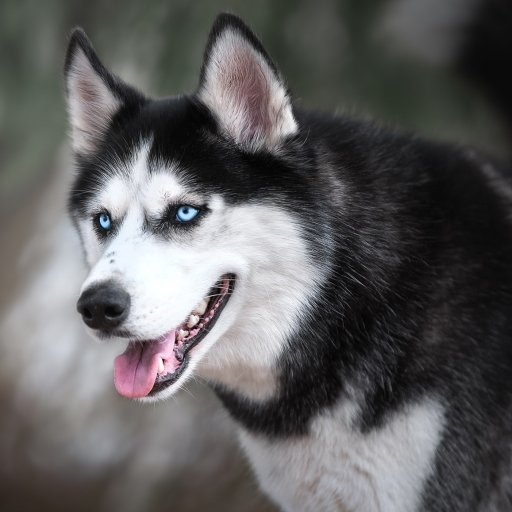
#> input picture images/dog.jpg, 512 x 512 px; its folder holds only this picture in this run
$ python evaluate.py
#> lines starting #> are read from the running program, lines starting #| are printed output that depends on the picture
### src/watermark.py
import json

import cv2
import numpy as np
import pywt
from scipy.fftpack import dct, idct
from scipy.stats import binom

METHODS = ['dwt_dct', 'dwt_dct_svd']

# DCT coefficient used as the carrier by 'dwt_dct'
DCT_COEF = (0, 1)


# 2D DCT over the last two axes, works on one block or on a whole stack of blocks
def dct2(a):
    return dct(dct(a, axis=-1, norm='ortho'), axis=-2, norm='ortho')


def idct2(a):
    return idct(idct(a, axis=-2, norm='ortho'), axis=-1, norm='ortho')


# (h, w) -> (rows, cols, block, block)
def split_blocks(a, block):
    rows, cols = a.shape[0] // block, a.shape[1] // block
    return a.reshape(rows, block, cols, block).swapaxes(1, 2).copy()


# (rows, cols, block, block) -> (h, w)
def merge_blocks(blocks):
    rows, cols, block, _ = blocks.shape
    return blocks.swapaxes(1, 2).reshape(rows * block, cols * block)


def block_layout(n_blocks, metadata):
    # the seed decides which payload bit each block carries and the dither of each block,
    # so extraction can rebuild both from the metadata alone
    if n_blocks < metadata['n_bits']:
        raise ValueError(f"image too small: {n_blocks} blocks for {metadata['n_bits']} bits")
    rng = np.random.default_rng([metadata['seed'], 2])
    bit_of_block = np.empty(n_blocks, dtype=np.int64)
    bit_of_block[rng.permutation(n_blocks)] = np.arange(n_blocks) % metadata['n_bits']
    dither = rng.uniform(0.0, metadata['delta'], n_blocks)
    return bit_of_block, dither


def y_to_dct_blocks(Y, metadata):
    # use the largest top-left region whose LL subband splits exactly into blocks
    # (this also handles odd image sizes), the rest of the image stays untouched
    step = 2 * metadata['block']
    H, W = (Y.shape[0] // step) * step, (Y.shape[1] // step) * step

    # DWT -> blocks of LL -> DCT of every block
    LL, (LH, HL, HH) = pywt.dwt2(Y[:H, :W], metadata['wavelet'], mode='periodization')
    dct_blocks = dct2(split_blocks(LL, metadata['block']))
    return dct_blocks, (LH, HL, HH), H, W


def qim_embed(x, bits, dither, delta):
    # bit 0 lives on k*delta + dither, bit 1 on k*delta + dither + delta/2
    shift = dither + bits * (delta / 2.0)
    return np.round((x - shift) / delta) * delta + shift


def qim_decode(x, dither, delta):
    # where the value sits inside its cell: near 0 -> bit 0, near 0.5 -> bit 1
    pos = np.mod(x - dither, delta) / delta
    return (np.abs(pos - 0.5) < 0.25).astype(np.int8)


def embed_watermark(cover_path, method='dwt_dct_svd', n_bits=64, delta=0.2, seed=0, block=4,
                    wavelet='haar'):
    cover_bgr = cv2.imread(cover_path, cv2.IMREAD_COLOR)
    if cover_bgr is None:
        raise FileNotFoundError(cover_path)

    # the watermark is a random bit string derived from the seed
    payload = np.random.default_rng([seed, 1]).integers(0, 2, n_bits)

    metadata = {
        'method': method,
        'seed': int(seed),
        'n_bits': int(n_bits),
        'payload': payload.tolist(),
        'delta': float(delta),
        'block': int(block),
        'wavelet': wavelet,
        'shape': [int(cover_bgr.shape[0]), int(cover_bgr.shape[1])]
    }

    # convert to YCrCb and split channels
    cover_ycrcb = cv2.cvtColor(cover_bgr, cv2.COLOR_BGR2YCrCb)
    Y, Cr, Cb = cv2.split(cover_ycrcb)
    Y = Y.astype(np.float64) / 255.0

    # DWT -> DCT on the Y channel
    dct_blocks, details, H, W = y_to_dct_blocks(Y, metadata)
    rows, cols = dct_blocks.shape[:2]
    bit_of_block, dither = block_layout(rows * cols, metadata)
    bits = payload[bit_of_block].reshape(rows, cols)
    dither = dither.reshape(rows, cols)

    # embed one bit per block with QIM
    if method == 'dwt_dct':
        carrier = dct_blocks[..., DCT_COEF[0], DCT_COEF[1]]
        dct_blocks[..., DCT_COEF[0], DCT_COEF[1]] = qim_embed(carrier, bits, dither, delta)
    elif method == 'dwt_dct_svd':
        # carrier = largest singular value of each block's DCT matrix
        U_c, S_c, Vt_c = np.linalg.svd(dct_blocks)
        S_c[..., 0] = np.maximum(qim_embed(S_c[..., 0], bits, dither, delta), 0.0)
        dct_blocks = np.matmul(U_c, S_c[..., :, None] * Vt_c)  # U * S * Vt for every block
    else:
        raise ValueError(f'method must be one of {METHODS}')

    # inverse DCT -> inverse DWT
    LL_mod = merge_blocks(idct2(dct_blocks))
    Y_watermarked = Y.copy()
    Y_watermarked[:H, :W] = pywt.idwt2((LL_mod, details), wavelet, mode='periodization')
    Y_watermarked = np.clip(Y_watermarked, 0.0, 1.0)
    Y_mod_uint8 = np.round(Y_watermarked * 255).astype(np.uint8)

    # merge back with untouched Cr and Cb channels, convert to BGR
    watermarked_ycrcb = cv2.merge([Y_mod_uint8, Cr, Cb])
    watermarked_bgr = cv2.cvtColor(watermarked_ycrcb, cv2.COLOR_YCrCb2BGR)

    return watermarked_bgr, metadata


def extract_watermark(watermarked_bgr_img, metadata):
    if watermarked_bgr_img is None:
        raise ValueError('image is None (wrong path?)')
    if watermarked_bgr_img.ndim == 2:
        watermarked_bgr_img = cv2.cvtColor(watermarked_bgr_img, cv2.COLOR_GRAY2BGR)

    # platforms resize images, so scale back to the size used at embedding
    # (crops and aspect-ratio changes are NOT undone)
    h, w = metadata['shape']
    if watermarked_bgr_img.shape[:2] != (h, w):
        interp = cv2.INTER_CUBIC if watermarked_bgr_img.shape[0] < h else cv2.INTER_AREA
        watermarked_bgr_img = cv2.resize(watermarked_bgr_img, (w, h), interpolation=interp)

    # convert to YCrCb and take Y channel
    ycrcb = cv2.cvtColor(watermarked_bgr_img, cv2.COLOR_BGR2YCrCb)
    Y, _, _ = cv2.split(ycrcb)
    Y = Y.astype(np.float64) / 255.0

    # DWT -> DCT on the Y channel, read the carrier of every block
    dct_blocks, _, _, _ = y_to_dct_blocks(Y, metadata)
    if metadata['method'] == 'dwt_dct':
        carrier = dct_blocks[..., DCT_COEF[0], DCT_COEF[1]]
    else:
        _, S_wm, _ = np.linalg.svd(dct_blocks)
        carrier = S_wm[..., 0]

    # one vote per block, then majority vote per payload bit
    bit_of_block, dither = block_layout(carrier.size, metadata)
    votes = qim_decode(carrier.ravel(), dither, metadata['delta'])
    n_bits = metadata['n_bits']
    ones = np.bincount(bit_of_block, weights=votes, minlength=n_bits)
    total = np.bincount(bit_of_block, minlength=n_bits)
    bits = (ones / total > 0.5).astype(np.uint8)

    # raw BER = share of wrong blocks before voting (0.5 = nothing left)
    # unlike the decoded BER it doesn't get stuck at 0, so it shows how much damage was done
    payload = np.array(metadata['payload'])
    raw_ber = float(np.mean(votes != payload[bit_of_block]))

    return bits, raw_ber


def detect_watermark(img_bgr, metadata, fpr=1e-3):
    # on an image without this watermark the extracted bits are coin flips,
    # so the number of matching bits k follows Binomial(n_bits, 0.5)
    # p_value = P(at least k matches by chance), detected if p_value < fpr
    bits, raw_ber = extract_watermark(img_bgr, metadata)
    payload = np.array(metadata['payload'])
    n_bits = len(payload)
    matches = int(np.sum(bits == payload))
    p_value = float(binom.sf(matches - 1, n_bits, 0.5))

    return {
        'ber': 1 - matches / n_bits,
        'raw_ber': raw_ber,
        'matches': matches,
        'n_bits': n_bits,
        'p_value': p_value,
        'detected': p_value < fpr
    }


def save_metadata(metadata, path):
    with open(path, 'w') as f:
        json.dump(metadata, f, indent=2)


def load_metadata(path):
    with open(path) as f:
        return json.load(f)

### src/attacks.py
import cv2
import numpy as np

# traditional benchmark attacks
# every attack takes a BGR uint8 image and returns one
# rescale and crop return a smaller image, like a platform would


def jpeg(img, quality):
    _, buf = cv2.imencode('.jpg', img, [cv2.IMWRITE_JPEG_QUALITY, int(quality)])
    return cv2.imdecode(buf, cv2.IMREAD_COLOR)


def webp(img, quality):
    _, buf = cv2.imencode('.webp', img, [cv2.IMWRITE_WEBP_QUALITY, int(quality)])
    return cv2.imdecode(buf, cv2.IMREAD_COLOR)


def rescale(img, scale):
    h, w = img.shape[:2]
    return cv2.resize(img, (max(1, round(w * scale)), max(1, round(h * scale))),
                      interpolation=cv2.INTER_AREA)


def gaussian_noise(img, sigma, seed=0):
    noise = np.random.default_rng(seed).normal(0.0, sigma, img.shape)
    return np.clip(img + noise, 0, 255).astype(np.uint8)


def gaussian_blur(img, sigma):
    return cv2.GaussianBlur(img, (0, 0), sigma)


def median(img, k):
    return cv2.medianBlur(img, int(k))


def sharpen(img, amount):
    blur = cv2.GaussianBlur(img, (0, 0), 1.0)
    return cv2.addWeighted(img, 1 + amount, blur, -amount, 0)


def brightness(img, offset):
    return np.clip(img.astype(np.int16) + int(offset), 0, 255).astype(np.uint8)


def contrast(img, factor):
    return np.clip((img.astype(np.float64) - 128) * factor + 128, 0, 255).astype(np.uint8)


# keep the central part of the image, `keep` = fraction of each side
def center_crop(img, keep):
    h, w = img.shape[:2]
    ch, cw = round(h * keep), round(w * keep)
    y, x = (h - ch) // 2, (w - cw) // 2
    return img[y:y + ch, x:x + cw]


def rotate(img, degrees):
    h, w = img.shape[:2]
    M = cv2.getRotationMatrix2D((w / 2, h / 2), degrees, 1.0)
    return cv2.warpAffine(img, M, (w, h), borderMode=cv2.BORDER_REFLECT)


# (family, strength, function) - strength is in the family's own unit
# (JPEG quality, scale factor, sigma, ...) so every family gives a robustness curve
ATTACKS = [('none', 0, lambda x: x)]
ATTACKS += [('jpeg', q, lambda x, q=q: jpeg(x, q)) for q in (95, 90, 80, 70, 60, 50, 30)]
ATTACKS += [('webp', q, lambda x, q=q: webp(x, q)) for q in (90, 75, 50)]
ATTACKS += [('rescale', s, lambda x, s=s: rescale(x, s)) for s in (0.9, 0.75, 0.5, 0.25)]
ATTACKS += [('noise', s, lambda x, s=s: gaussian_noise(x, s)) for s in (2, 5, 10, 20)]
ATTACKS += [('blur', s, lambda x, s=s: gaussian_blur(x, s)) for s in (0.5, 1.0, 2.0)]
ATTACKS += [('median', k, lambda x, k=k: median(x, k)) for k in (3, 5)]
ATTACKS += [('sharpen', a, lambda x, a=a: sharpen(x, a)) for a in (0.5, 1.0)]
ATTACKS += [('brightness', b, lambda x, b=b: brightness(x, b)) for b in (-30, 30)]
ATTACKS += [('contrast', c, lambda x, c=c: contrast(x, c)) for c in (0.7, 1.3)]
ATTACKS += [('crop', k, lambda x, k=k: center_crop(x, k)) for k in (0.95, 0.8)]
ATTACKS += [('rotate', d, lambda x, d=d: rotate(x, d)) for d in (1, 5)]

### src/evaluate.py
import csv
import os
import zlib

import cv2
import numpy as np
from skimage.metrics import peak_signal_noise_ratio, structural_similarity

from attacks import ATTACKS
from watermark import METHODS, detect_watermark, embed_watermark, save_metadata

BASE_DIR = os.path.dirname(os.path.dirname(os.path.abspath(__file__)))
IMAGES_DIR = os.path.join(BASE_DIR, "images")
OUTPUT_DIR = os.path.join(BASE_DIR, "output")
N_BITS = 64
# delta: embedding strength (0.1 to 0.3). 0.2 gives ~42 dB PSNR, higher = more robust but more visible
DELTA = 0.2
# target false-positive rate of the detector (0.1%)
FPR = 1e-3
BASE_SEED = 0


def write_csv(path, rows):
    with open(path, "w", newline="") as f:
        writer = csv.DictWriter(f, fieldnames=list(rows[0].keys()))
        writer.writeheader()
        writer.writerows(rows)


image_files = sorted(
    f for f in os.listdir(IMAGES_DIR)
    if f.lower().endswith((".png", ".jpg", ".jpeg", ".bmp", ".tif", ".tiff", ".webp"))
)

raw_rows = []
quality_rows = []

for i, filename in enumerate(image_files, 1):
    path = os.path.join(IMAGES_DIR, filename)
    name = os.path.splitext(filename)[0]
    cover = cv2.imread(path, cv2.IMREAD_COLOR)
#> cover is the input picture: shape (512, 512, 3); mean B, G, R 94.8, 94.4, 95.5
    if cover is None:
        print(f"skipping unreadable {path}")
        continue

    for method in METHODS:
        seed = zlib.crc32(f"{BASE_SEED}/{name}/{method}".encode())
        watermarked, metadata = embed_watermark(
            cover_path=path,
            method=method,
            n_bits=N_BITS,
            delta=DELTA,
            seed=seed
        )
#> in embed_watermark, `cover_ycrcb = cv2.cvtColor(cover_bgr, cv2.COLOR_BGR2YCrCb)`: cover_ycrcb: shape (512, 512, 3); mean of channels 0, 1, 2 94.8, 128.5, 128
#> in embed_watermark, `Y, Cr, Cb = cv2.split(cover_ycrcb)`:
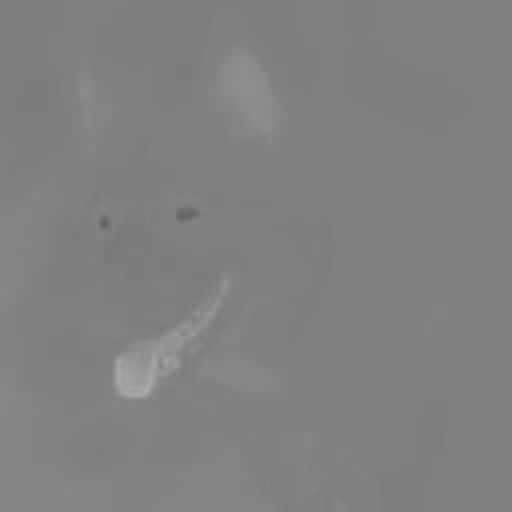
#> Cr: shape (512, 512); min 100, max 171, mean 128.5
#> in y_to_dct_blocks, `LL, (LH, HL, HH) = pywt.dwt2(Y[:H, :W], metadata['wavelet'], mode='per..`:
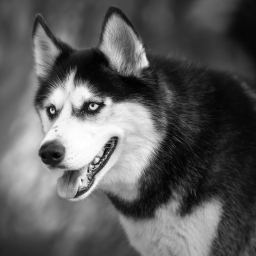
#> LL: shape (256, 256) float64; min 0.0235, max 2, mean 0.744; drawn with min black and max white
#> in y_to_dct_blocks, `LL, (LH, HL, HH) = pywt.dwt2(Y[:H, :W], metadata['wavelet'], mode='per..`:
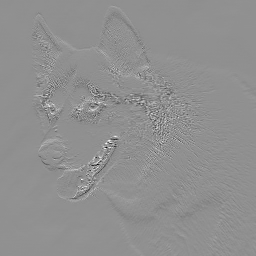
#> LH: shape (256, 256) float64; min -0.586, max 0.451, mean -0.000233; drawn with min black and max white
#> in y_to_dct_blocks, `LL, (LH, HL, HH) = pywt.dwt2(Y[:H, :W], metadata['wavelet'], mode='per..`:
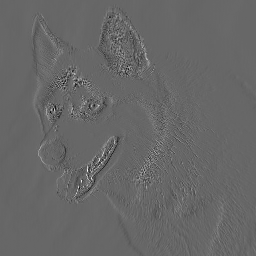
#> HL: shape (256, 256) float64; min -0.388, max 0.571, mean 0.000528; drawn with min black and max white
#> in y_to_dct_blocks, `LL, (LH, HL, HH) = pywt.dwt2(Y[:H, :W], metadata['wavelet'], mode='per..`:
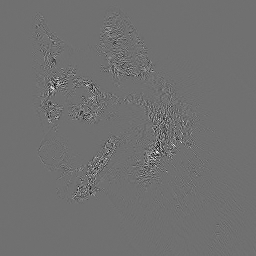
#> HH: shape (256, 256) float64; min -0.245, max 0.312, mean 1.96e-05; drawn with min black and max white
#> in embed_watermark, `dct_blocks, details, H, W = y_to_dct_blocks(Y, metadata)`: H = 512
#> in embed_watermark, `carrier = dct_blocks[..., DCT_COEF[0], DCT_COEF[1]]`:
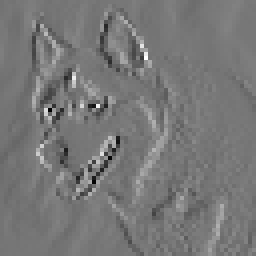
#> carrier: shape (64, 64) float64 (shown 4 times larger); min -1.83, max 2.09, mean 0.00665; drawn with min black and max white
#> in qim_embed, `shift = dither + bits * (delta / 2.0)`:
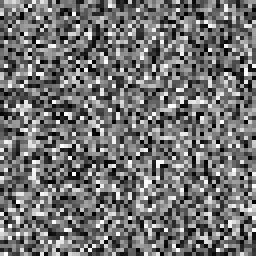
#> shift: shape (64, 64) float64 (shown 4 times larger); min 6.83e-05, max 0.3, mean 0.134; drawn with min black and max white
#> in merge_blocks, `rows, cols, block, _ = blocks.shape`: rows = 64; block = 4
#> in embed_watermark, `watermarked_ycrcb = cv2.merge([Y_mod_uint8, Cr, Cb])`: watermarked_ycrcb: shape (512, 512, 3); mean of channels 0, 1, 2 94.8, 128.5, 128
#> metadata = 8 items

        os.makedirs(os.path.join(OUTPUT_DIR, "watermarked", method), exist_ok=True)
        os.makedirs(os.path.join(OUTPUT_DIR, "metadata", method), exist_ok=True)
        cv2.imwrite(os.path.join(OUTPUT_DIR, "watermarked", method, name + ".png"), watermarked)
        save_metadata(metadata, os.path.join(OUTPUT_DIR, "metadata", method, name + ".json"))

        quality_rows.append({
            "image": name,
            "method": method,
            "height": cover.shape[0],
            "width": cover.shape[1],
            "delta": DELTA,
            "psnr": peak_signal_noise_ratio(cover, watermarked),
            "ssim": structural_similarity(cover, watermarked, channel_axis=2)
        })

        for family, strength, attack in ATTACKS:
            for role, img in [("watermarked", watermarked), ("original", cover)]:
                result = detect_watermark(attack(img), metadata, fpr=FPR)
                raw_rows.append({
                    "image": name,
                    "method": method,
                    "family": family,
                    "strength": strength,
                    "role": role,
                    "ber": result["ber"],
                    "raw_ber": result["raw_ber"],
                    "matches": result["matches"],
                    "n_bits": result["n_bits"],
                    "p_value": result["p_value"],
                    "detected": int(result["detected"])
                })
#> this loop made 34 passes

    print(f"[{i}/{len(image_files)}] {filename}")

if not raw_rows:
    raise SystemExit(f"no images found in {IMAGES_DIR}")

groups = {}
for r in raw_rows:
    groups.setdefault((r["method"], r["family"], r["strength"]), []).append(r)

summary_rows = []
for (method, family, strength), rows in groups.items():
    wm = [r for r in rows if r["role"] == "watermarked"]
    orig = [r for r in rows if r["role"] == "original"]
    summary_rows.append({
        "method": method,
        "family": family,
        "strength": strength,
        "n_images": len(wm),
        "mean_ber": np.mean([r["ber"] for r in wm]),
        "mean_raw_ber": np.mean([r["raw_ber"] for r in wm]),
        "tpr": np.mean([r["detected"] for r in wm]),
        "fpr": np.mean([r["detected"] for r in orig]),
        "mean_ber_original": np.mean([r["ber"] for r in orig])
    })

os.makedirs(OUTPUT_DIR, exist_ok=True)
write_csv(os.path.join(OUTPUT_DIR, "benchmark_raw.csv"), raw_rows)
write_csv(os.path.join(OUTPUT_DIR, "benchmark_summary.csv"), summary_rows)
write_csv(os.path.join(OUTPUT_DIR, "quality.csv"), quality_rows)

print("\nimperceptibility")
for method in METHODS:
    q = [r for r in quality_rows if r["method"] == method]
    print(f"  {method:12s} PSNR {np.mean([r['psnr'] for r in q]):6.2f} dB   "
          f"SSIM {np.mean([r['ssim'] for r in q]):.4f}")

print(f"\n{'method':12s} {'attack':18s} {'BER':>6s} {'rawBER':>7s} {'TPR':>5s} {'FPR':>5s}")
for s in summary_rows:
    attack_name = f"{s['family']} {s['strength']}"
    print(f"{s['method']:12s} {attack_name:18s} {s['mean_ber']:6.3f} {s['mean_raw_ber']:7.3f} "
          f"{s['tpr']:5.2f} {s['fpr']:5.2f}")
